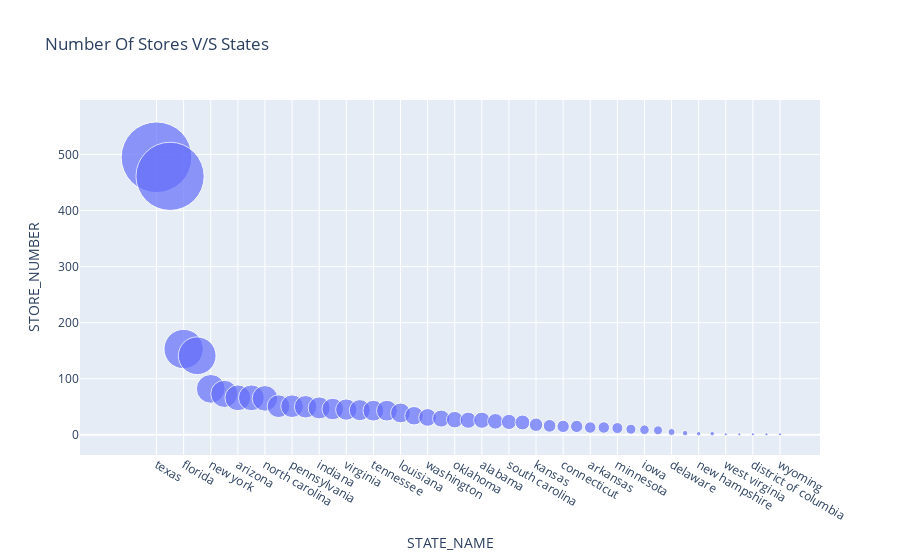

Notebook code cell kept with this figure:
### Code cell
#Count the number of stores in each state
state_group = store_df.groupby('STATE_NAME')[['STORE_NUMBER']].count().reset_index().sort_values(by='STORE_NUMBER',ascending=False)
fig = px.scatter(data_frame=state_group,x='STATE_NAME',size='STORE_NUMBER',y='STORE_NUMBER',size_max=50,title='Number Of Stores V/S States')
fig.show()


#Texas has the maximum number of stores followed by California

### Figure 1 — Plotly figure (JSON) as saved in the notebook; plotly's stock layout.template omitted (floating-point values rounded to 4 significant figures)
{"data": [{"hovertemplate": "STATE_NAME=%{x}<br>STORE_NUMBER=%{marker.size}<extra></extra>", "legendgroup": "", "marker": {"color": "#636efa", "size": [495, 461, 153, 141, 82, 73, 66, 66, 65, 51, 51, 50, 48, 46, 45, 44, 43, 43, 39, 34, 31, 29, 27, 26, 26, 24, 23, 22, 18, 16, 15, 15, 13, 13, 12, 10, 9, 8, 5, 3, 2, 2, 1, 1, 1, 1, 1], "sizemode": "area", "sizeref": 0.198, "symbol": "circle"}, "mode": "markers", "name": "", "orientation": "v", "showlegend": false, "type": "scatter", "x": ["texas", "california", "florida", "illinois", "new york", "georgia", "arizona", "ohio", "north carolina", "colorado", "pennsylvania", "michigan", "indiana", "new jersey", "virginia", "nevada", "tennessee", "missouri", "louisiana", "maryland", "washington", "utah", "oklahoma", "wisconsin", "alabama", "oregon", "south carolina", "new mexico", "kansas", "mississippi", "connecticut", "nebraska", "arkansas", "kentucky", "minnesota", "massachusetts", "iowa", "idaho", "delaware", "alaska", "new hampshire", "hawaii", "west virginia", "south dakota", "district of columbia", "north dakota", "wyoming"], "xaxis": "x", "y": [495, 461, 153, 141, 82, 73, 66, 66, 65, 51, 51, 50, 48, 46, 45, 44, 43, 43, 39, 34, 31, 29, 27, 26, 26, 24, 23, 22, 18, 16, 15, 15, 13, 13, 12, 10, 9, 8, 5, 3, 2, 2, 1, 1, 1, 1, 1], "yaxis": "y"}], "layout": {"legend": {"itemsizing": "constant", "tracegroupgap": 0}, "title": {"text": "Number Of Stores V/S States"}, "xaxis": {"anchor": "y", "domain": [0, 1], "title": {"text": "STATE_NAME"}}, "yaxis": {"anchor": "x", "domain": [0, 1], "title": {"text": "STORE_NUMBER"}}}}
